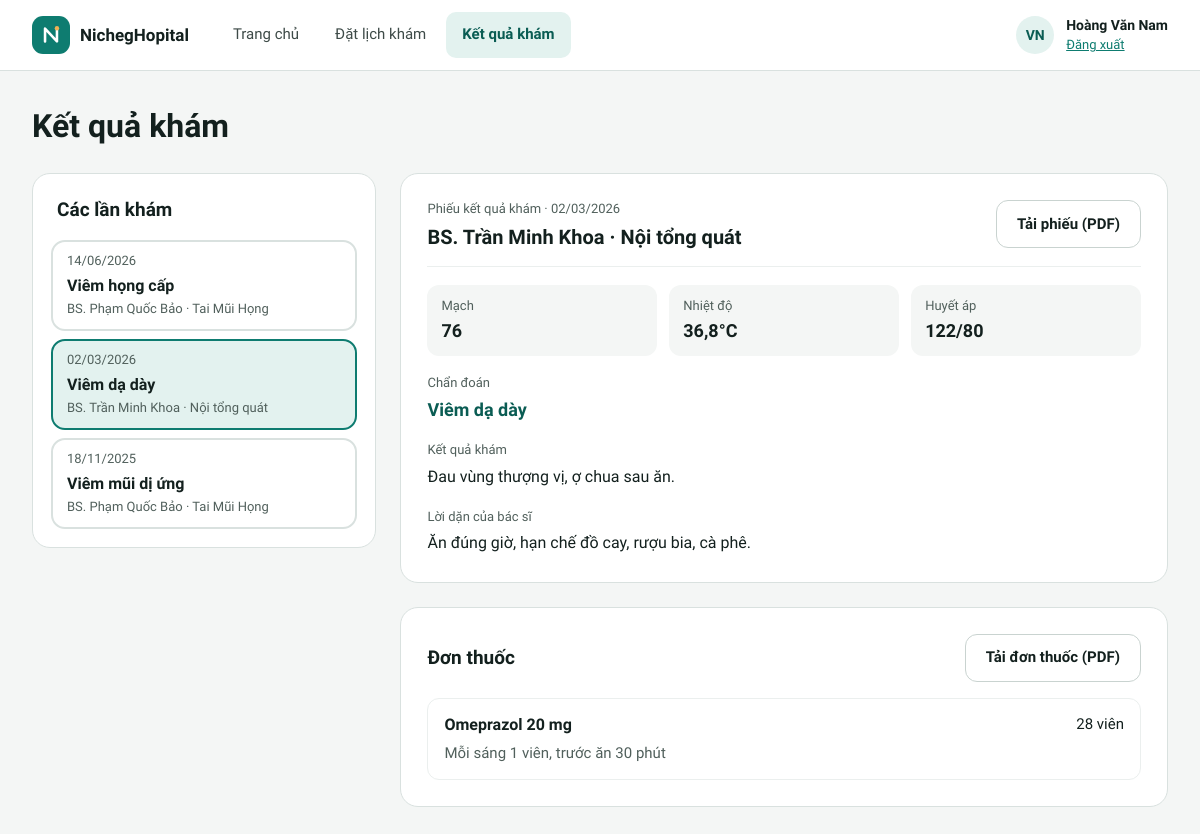
The app's page /benh-nhan/ket-qua.php?id=2 (signed in) with its own data.
### tables this page shows
CREATE TABLE benh_an (
  id           INT UNSIGNED AUTO_INCREMENT PRIMARY KEY,
  lich_hen_id  INT UNSIGNED NOT NULL UNIQUE,
  benh_nhan_id INT UNSIGNED NOT NULL,
  bac_si_id    INT UNSIGNED NOT NULL,
  ngay_kham    DATE NOT NULL,
  mach         VARCHAR(10) NULL,
  nhiet_do     VARCHAR(10) NULL,
  huyet_ap     VARCHAR(15) NULL,
  can_nang     VARCHAR(10) NULL,
  ket_qua      TEXT NOT NULL,
  chan_doan    VARCHAR(255) NOT NULL,
  loi_dan      TEXT NULL,
  tao_luc      DATETIME NOT NULL DEFAULT CURRENT_TIMESTAMP,
  INDEX idx_ba_benh_nhan (benh_nhan_id),
  INDEX idx_ba_ngay (ngay_kham),
  CONSTRAINT fk_ba_lich_hen FOREIGN KEY (lich_hen_id) REFERENCES lich_hen (id),
  CONSTRAINT fk_ba_benh_nhan FOREIGN KEY (benh_nhan_id) REFERENCES benh_nhan (id),
  CONSTRAINT fk_ba_bac_si FOREIGN KEY (bac_si_id) REFERENCES bac_si (id)
);

CREATE TABLE bac_si (
  id            INT UNSIGNED AUTO_INCREMENT PRIMARY KEY,
  ho_ten        VARCHAR(100) NOT NULL,
  chuyen_khoa   VARCHAR(50)  NOT NULL,
  phong         VARCHAR(20)  NOT NULL,
  so_dien_thoai CHAR(10)     NOT NULL,
  email         VARCHAR(100) NULL,
  trinh_do      VARCHAR(100) NULL
);

CREATE TABLE chi_tiet_don_thuoc (
  id           INT UNSIGNED AUTO_INCREMENT PRIMARY KEY,
  don_thuoc_id INT UNSIGNED NOT NULL,
  thuoc_id     INT UNSIGNED NOT NULL,
  so_luong     SMALLINT UNSIGNED NOT NULL,
  cach_dung    VARCHAR(255) NULL,
  UNIQUE KEY uq_thuoc_trong_don (don_thuoc_id, thuoc_id),
  CONSTRAINT fk_ct_don FOREIGN KEY (don_thuoc_id) REFERENCES don_thuoc (id) ON DELETE CASCADE,
  CONSTRAINT fk_ct_thuoc FOREIGN KEY (thuoc_id) REFERENCES thuoc (id)
);

CREATE TABLE thuoc (
  id          INT UNSIGNED AUTO_INCREMENT PRIMARY KEY,
  ma          VARCHAR(10)  NOT NULL UNIQUE,
  ten         VARCHAR(100) NOT NULL,
  ham_luong   VARCHAR(30)  NOT NULL,
  don_vi      VARCHAR(20)  NOT NULL,
  nhom        VARCHAR(50)  NOT NULL,
  lieu_toi_da VARCHAR(50)  NULL,
  luu_y       VARCHAR(500) NULL
);

### includes/xac-thuc.php (called while the page is built, shortened)
<?php
function nguoi_dung(): ?array
{
    return $_SESSION['nguoi_dung'] ?? null;
}
function yeu_cau_vai_tro(string $vai_tro): array
{
    $nguoi_dung = nguoi_dung();
    return $nguoi_dung;
}

### includes/csdl.php (called while the page is built, shortened)
<?php
function csdl(): PDO
{
    static $pdo = null;
    if ($pdo === null) {
        $dsn = sprintf('mysql:host=%s;port=%d;dbname=%s;charset=utf8mb4', CSDL_MAY_CHU, CSDL_CONG, CSDL_TEN);
        try {
            $pdo = new PDO($dsn, CSDL_NGUOI_DUNG, CSDL_MAT_KHAU, [
                PDO::ATTR_ERRMODE => PDO::ERRMODE_EXCEPTION,
                PDO::ATTR_DEFAULT_FETCH_MODE => PDO::FETCH_ASSOC,
                PDO::ATTR_EMULATE_PREPARES => false,
            ]);
            $pdo->exec("SET time_zone = '+07:00'");
        } catch (PDOException $loi) {
            http_response_code(500);
            exit('Không kết nối được cơ sở dữ liệu. Hãy kiểm tra MySQL đã chạy và đã chạy lệnh "php database/cai-dat.php" (xem README.md). Chi tiết: '
                . htmlspecialchars($loi->getMessage()));
        }
    }
    return $pdo;
}
function truy_van(string $sql, array $tham_so = []): PDOStatement
{
    $lenh = csdl()->prepare($sql);
    $lenh->execute($tham_so);
    return $lenh;
}
function mot_dong(string $sql, array $tham_so = []): ?array
{
    $dong = truy_van($sql, $tham_so)->fetch();
    return $dong === false ? null : $dong;
}
function nhieu_dong(string $sql, array $tham_so = []): array
{
    return truy_van($sql, $tham_so)->fetchAll();
}

### includes/tien-ich.php (called while the page is built, shortened)
<?php
function e(mixed $gia_tri): string
{
    return htmlspecialchars((string) ($gia_tri ?? ''), ENT_QUOTES, 'UTF-8');
}
function duong_dan_goc(): string
{
    static $goc = null;
    if ($goc === null) {
        $thu_muc_public = str_replace('\\', '/', (string) realpath(__DIR__ . '/../public'));
        $goc_web = rtrim(str_replace('\\', '/', (string) realpath($_SERVER['DOCUMENT_ROOT'] ?? '')), '/');
        $goc = '';
        if ($goc_web !== '' && str_starts_with($thu_muc_public . '/', $goc_web . '/')) {
            $phan = trim(substr($thu_muc_public, strlen($goc_web)), '/');
            $goc = $phan === '' ? '' : '/' . implode('/', array_map('rawurlencode', explode('/', $phan)));
        }
    }
    return $goc;
}
function url(string $trang, array $tham_so = []): string
{
    $tham_so = array_filter($tham_so, fn($v) => $v !== null && $v !== '');
    $chuoi = $tham_so ? '?' . http_build_query($tham_so, '', '&', PHP_QUERY_RFC3986) : '';
    return duong_dan_goc() . '/' . ltrim($trang, '/') . $chuoi;
}
function ten_bac_si(string $ho_ten): string
{
    return 'BS. ' . $ho_ten;
}
function ngay_vn(string $ngay): string
{
    return date('d/m/Y', strtotime($ngay));
}
function so(int|float $n): string
{
    return number_format($n, 0, ',', '.');
}

### includes/nghiep-vu.php (called while the page is built, shortened)
<?php
function ten_thuoc(array $thuoc): string
{
    return $thuoc['ten'] . ' ' . $thuoc['ham_luong'];
}
function so_luong_thuoc(int|string $so_luong, string $don_vi): string
{
    return so((int) $so_luong) . ' ' . mb_strtolower($don_vi);
}

### public/benh-nhan/ket-qua.php (the view, shortened to what this page needs)
<?php
$nguoi_dung = yeu_cau_vai_tro('BN');
$cac_lan_kham = nhieu_dong(
    'SELECT ba.id, ba.ngay_kham, ba.chan_doan, bs.ho_ten AS bac_si, bs.chuyen_khoa
     FROM benh_an ba JOIN bac_si bs ON bs.id = ba.bac_si_id
     WHERE ba.benh_nhan_id = ? ORDER BY ba.ngay_kham DESC, ba.id DESC',
    [$nguoi_dung['benh_nhan_id']]
);
$dang_xem = null;
$thuoc = [];
if ($cac_lan_kham) {
    $id = (int) ($_GET['id'] ?? $cac_lan_kham[0]['id']);
    $dang_xem = mot_dong(
        'SELECT ba.*, bs.ho_ten AS bac_si, bs.chuyen_khoa FROM benh_an ba JOIN bac_si bs ON bs.id = ba.bac_si_id
         WHERE ba.id = ? AND ba.benh_nhan_id = ?',
        [$id, $nguoi_dung['benh_nhan_id']]
    ) ?? chuyen_huong('benh-nhan/ket-qua.php');
    $thuoc = nhieu_dong(
        'SELECT t.ten, t.ham_luong, t.don_vi, ct.so_luong, ct.cach_dung
         FROM don_thuoc dt JOIN chi_tiet_don_thuoc ct ON ct.don_thuoc_id = dt.id JOIN thuoc t ON t.id = ct.thuoc_id
         WHERE dt.benh_an_id = ? ORDER BY ct.id',
        [$dang_xem['id']]
    );
}
?>
<main class="pg w1200" style="gap:24px">
  <div class="pg-head">
    <h1>Kết quả khám</h1>
  </div>
  <?php if (!$dang_xem): ?>
    <section class="card done-box" style="padding:48px;gap:14px">
      <h2 style="font-size:22px">Chưa có kết quả khám</h2>
      <p class="muted" style="font-size:16px">Sau mỗi lần khám, phiếu kết quả và đơn thuốc sẽ hiện ở đây.</p>
      <a class="btn pri" href="<?= e(url('benh-nhan/chon-bac-si.php')) ?>">Đặt lịch khám</a>
    </section>
  <?php else: ?>
    <div class="split">
      <section class="card p18 stack g8 side" style="flex:1 1 280px">
        <h2 class="side-title">Các lần khám</h2>
        <?php foreach ($cac_lan_kham as $lan): $chon = $lan['id'] === $dang_xem['id']; ?>
          <a class="pick tall<?= $chon ? ' on' : '' ?>" href="<?= e(url('benh-nhan/ket-qua.php', ['id' => $lan['id']])) ?>"<?= $chon ? ' aria-current="true"' : '' ?>>
            <span class="s" style="font-weight:500"><?= e(ngay_vn($lan['ngay_kham'])) ?></span>
            <span class="t"><?= e($lan['chan_doan']) ?></span>
            <span class="s"><?= e(ten_bac_si($lan['bac_si'])) ?> · <?= e($lan['chuyen_khoa']) ?></span>
          </a>
        <?php endforeach; ?>
      </section>
      <div class="main stack g24" style="flex:2.6 1 600px">
        <section class="card p26 stack g18">
          <div class="row between" style="align-items:flex-start;padding-bottom:14px;border-bottom:1px solid #EBEFEE">
            <div class="stack g4">
              <span class="lb">Phiếu kết quả khám · <?= e(ngay_vn($dang_xem['ngay_kham'])) ?></span>
              <strong style="font-size:20px;font-weight:600"><?= e(ten_bac_si($dang_xem['bac_si'])) ?> · <?= e($dang_xem['chuyen_khoa']) ?></strong>
            </div>
            <a class="btn" href="<?= e(url('in-phieu.php', ['id' => $dang_xem['id'], 'phan' => 'ket-qua'])) ?>" data-in>Tải phiếu (PDF)</a>
          </div>
          <div class="vitals">
            <div class="vital"><span class="lb">Mạch</span><strong><?= e($dang_xem['mach'] ?: '—') ?></strong></div>
            <div class="vital"><span class="lb">Nhiệt độ</span><strong><?= e($dang_xem['nhiet_do'] ? $dang_xem['nhiet_do'] . '°C' : '—') ?></strong></div>
            <div class="vital"><span class="lb">Huyết áp</span><strong><?= e($dang_xem['huyet_ap'] ?: '—') ?></strong></div>
          </div>
          <div class="stack g4"><span class="lb">Chẩn đoán</span><strong style="font-size:18px;font-weight:600;color:#0A5C53"><?= e($dang_xem['chan_doan']) ?></strong></div>
          <div class="stack g4"><span class="lb">Kết quả khám</span><p style="font-size:16px;line-height:1.6"><?= nl2br(e($dang_xem['ket_qua'])) ?></p></div>
          <?php if ($dang_xem['loi_dan']): ?>
            <div class="stack g4"><span class="lb">Lời dặn của bác sĩ</span><p style="font-size:16px;line-height:1.6"><?= nl2br(e($dang_xem['loi_dan'])) ?></p></div>
          <?php endif; ?>
        </section>
        <section class="card p26 stack g16">
          <div class="row between">
            <h2 style="font-size:19px">Đơn thuốc</h2>
            <?php if ($thuoc): ?>
              <a class="btn" href="<?= e(url('in-phieu.php', ['id' => $dang_xem['id'], 'phan' => 'don-thuoc'])) ?>" data-in>Tải đơn thuốc (PDF)</a>
            <?php endif; ?>
          </div>
          <?php if ($thuoc): ?>
            <ul class="rx">
              <?php foreach ($thuoc as $t): ?>
                <li>
                  <div class="row between" style="gap:6px 12px">
                    <strong style="font-size:16px;font-weight:600"><?= e(ten_thuoc($t)) ?></strong>
                    <span class="num" style="font-size:15px;font-weight:500"><?= e(so_luong_thuoc($t['so_luong'], $t['don_vi'])) ?></span>
                  </div>
                  <?php if ($t['cach_dung']): ?><span class="muted" style="font-size:15px;line-height:1.5"><?= e($t['cach_dung']) ?></span><?php endif; ?>
                </li>
              <?php endforeach; ?>
            </ul>
          <?php else: ?>
            <p class="muted" style="font-size:15px">Lần khám này bác sĩ không kê đơn thuốc.</p>
          <?php endif; ?>
        </section>
      </div>
    </div>
  <?php endif; ?>
</main>

### public/assets/app.css (style rules this page uses)
:root { --nen: #F4F6F5; --chu: #13201E; --chinh: #0E7C70; --chinh-dam: #0A5C53; --dam: #0B4F48; --nhat: #E3F2EF; --vien: #D9E1DF; --vien-o: #C9D3D0; --phu: #51605C; --nhan: #2F3B38; --ke: #EBEFEE; }
* { box-sizing: border-box; }
html { -webkit-text-size-adjust: 100%; scroll-padding-top: 88px; }
body { margin: 0; min-height: 100vh; background: var(--nen); color: var(--chu); font-family: 'Lexend', system-ui, sans-serif; font-size: 15px; line-height: 1.45; }
a { color: var(--chinh); }
h1, h2, h3, p { margin: 0; }
h1, h2, h3 { font-weight: 600; }
ul { margin: 0; padding: 0; list-style: none; }
.muted { color: var(--phu); }
.lb { font-size: 13px; color: var(--phu); font-weight: 500; }
.num { font-variant-numeric: tabular-nums; }
.stack { display: flex; flex-direction: column; }
.g4 { gap: 4px; }
.g8 { gap: 8px; }
.g16 { gap: 16px; }
.g18 { gap: 18px; }
.g24 { gap: 24px; }
.row { display: flex; flex-wrap: wrap; align-items: center; gap: 12px; }
.between { justify-content: space-between; }
.split { display: flex; flex-wrap: wrap; gap: 24px; align-items: flex-start; }
.split > .side { flex: 1 1 300px; min-width: 0; }
.split > .main { flex: 2.4 1 600px; min-width: 0; }
.pg { max-width: 1440px; margin: 0 auto; padding: 28px 32px 48px; display: flex; flex-direction: column; gap: 24px; }
.bn .pg { padding: 32px 32px 56px; gap: 26px; }
.pg.w1200 { max-width: 1200px; }
.pg-head { display: flex; flex-direction: column; gap: 6px; }
.pg-head h1 { font-size: 30px; }
.bn .pg-head h1 { font-size: 32px; }
.card { background: #FFFFFF; border: 1px solid var(--vien); border-radius: 16px; }
.bn .card { border-radius: 18px; }
.p18 { padding: 18px; }
.p26 { padding: 26px; }
.card h2 { font-size: 19px; }
.side-title { margin: 4px 6px 8px; font-size: 18px; }
.btn { min-height: 46px; padding: 0 18px; border-radius: 10px; border: 1px solid var(--vien-o); background: #FFFFFF; color: var(--chu); font-size: 15px; font-weight: 600; display: inline-flex; align-items: center; justify-content: center; gap: 8px; cursor: pointer; text-decoration: none; white-space: nowrap; }
.bn .btn { min-height: 48px; padding: 0 20px; border-radius: 12px; }
.pick { display: flex; align-items: center; gap: 14px; padding: 14px 16px; border-radius: 14px; border: 2px solid var(--vien); background: #FFFFFF; color: var(--chu); text-decoration: none; text-align: left; width: 100%; min-height: 84px; }
.pick.on { border-color: var(--chinh); background: var(--nhat); }
.pick.tall { min-height: 76px; flex-direction: column; align-items: stretch; justify-content: center; gap: 3px; padding: 10px 14px; }
.pick .t { font-size: 16px; font-weight: 600; }
.pick .s { font-size: 14px; color: var(--phu); }
.pick.thin .s, .pick.tall .s { font-size: 13px; }
.vitals { display: grid; grid-template-columns: repeat(auto-fit, minmax(min(150px, 100%), 1fr)); gap: 12px; }
.vital { background: var(--nen); border-radius: 12px; padding: 12px 14px; display: flex; flex-direction: column; gap: 2px; }
.vital strong { font-size: 18px; font-weight: 600; }
.rx { display: flex; flex-direction: column; gap: 10px; }
.rx li { border: 1px solid var(--ke); border-radius: 12px; padding: 14px 16px; display: flex; flex-direction: column; gap: 6px; }

### records on screen
benh_an: ngay_kham "14/06/2026", chan_doan "Viêm họng cấp", bac_si.ho_ten "BS. Phạm Quốc Bảo", bac_si.chuyen_khoa "Tai Mũi Họng"
benh_an: ngay_kham "02/03/2026", chan_doan "Viêm dạ dày", bac_si.ho_ten "BS. Trần Minh Khoa", bac_si.chuyen_khoa "Nội tổng quát", mach "76", nhiet_do "36,8°C", huyet_ap "122/80", ket_qua "Đau vùng thượng vị, ợ chua sau ăn.", loi_dan "Ăn đúng giờ, hạn chế đồ cay, rượu bia, cà phê."
benh_an: ngay_kham "18/11/2025", chan_doan "Viêm mũi dị ứng", bac_si.ho_ten "BS. Phạm Quốc Bảo", bac_si.chuyen_khoa "Tai Mũi Họng"
chi_tiet_don_thuoc: thuoc.ham_luong "Omeprazol 20 mg", so_luong.don_vi "28 viên", cach_dung "Mỗi sáng 1 viên, trước ăn 30 phút"

### other values on screen
TEN_PHONG_KHAM "NichegHopital"
$nhan "Trang chủ"
$nhan "Đặt lịch khám"
$nhan "Kết quả khám"
chu_cai_dau($nguoi_dung['ho_ten']) "VN"
$nguoi_dung['ho_ten'] "Hoàng Văn Nam"
